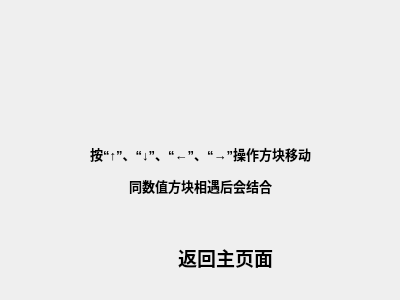
<?xml version="1.0" encoding="UTF-8"?>
<ui version="4.0">
 <class>instruction</class>
 <widget class="QDialog" name="instruction">
  <property name="geometry">
   <rect>
    <x>0</x>
    <y>0</y>
    <width>400</width>
    <height>300</height>
   </rect>
  </property>
  <property name="windowTitle">
   <string>Dialog</string>
  </property>
  <widget class="QPushButton" name="pushButton">
   <property name="enabled">
    <bool>true</bool>
   </property>
   <property name="geometry">
    <rect>
     <x>160</x>
     <y>242</y>
     <width>131</width>
     <height>31</height>
    </rect>
   </property>
   <property name="font">
    <font>
     <family>仿宋</family>
     <pointsize>14</pointsize>
     <weight>75</weight>
     <bold>true</bold>
    </font>
   </property>
   <property name="text">
    <string>返回主页面</string>
   </property>
   <property name="default">
    <bool>false</bool>
   </property>
   <property name="flat">
    <bool>true</bool>
   </property>
  </widget>
  <widget class="QLabel" name="label">
   <property name="geometry">
    <rect>
     <x>10</x>
     <y>110</y>
     <width>381</width>
     <height>121</height>
    </rect>
   </property>
   <property name="text">
    <string>&lt;html&gt;&lt;head/&gt;&lt;body&gt;&lt;p align=&quot;center&quot;&gt;&lt;span style=&quot; font-size:10pt; font-weight:600;&quot;&gt;按“↑”、“↓”、“←”、“→”操作方块移动&lt;/span&gt;&lt;/p&gt;&lt;p align=&quot;center&quot;&gt;&lt;span style=&quot; font-size:10pt; font-weight:600;&quot;&gt;同数值方块相遇后会结合&lt;/span&gt;&lt;/p&gt;&lt;/body&gt;&lt;/html&gt;</string>
   </property>
  </widget>
 </widget>
 <resources/>
 <connections/>
</ui>
